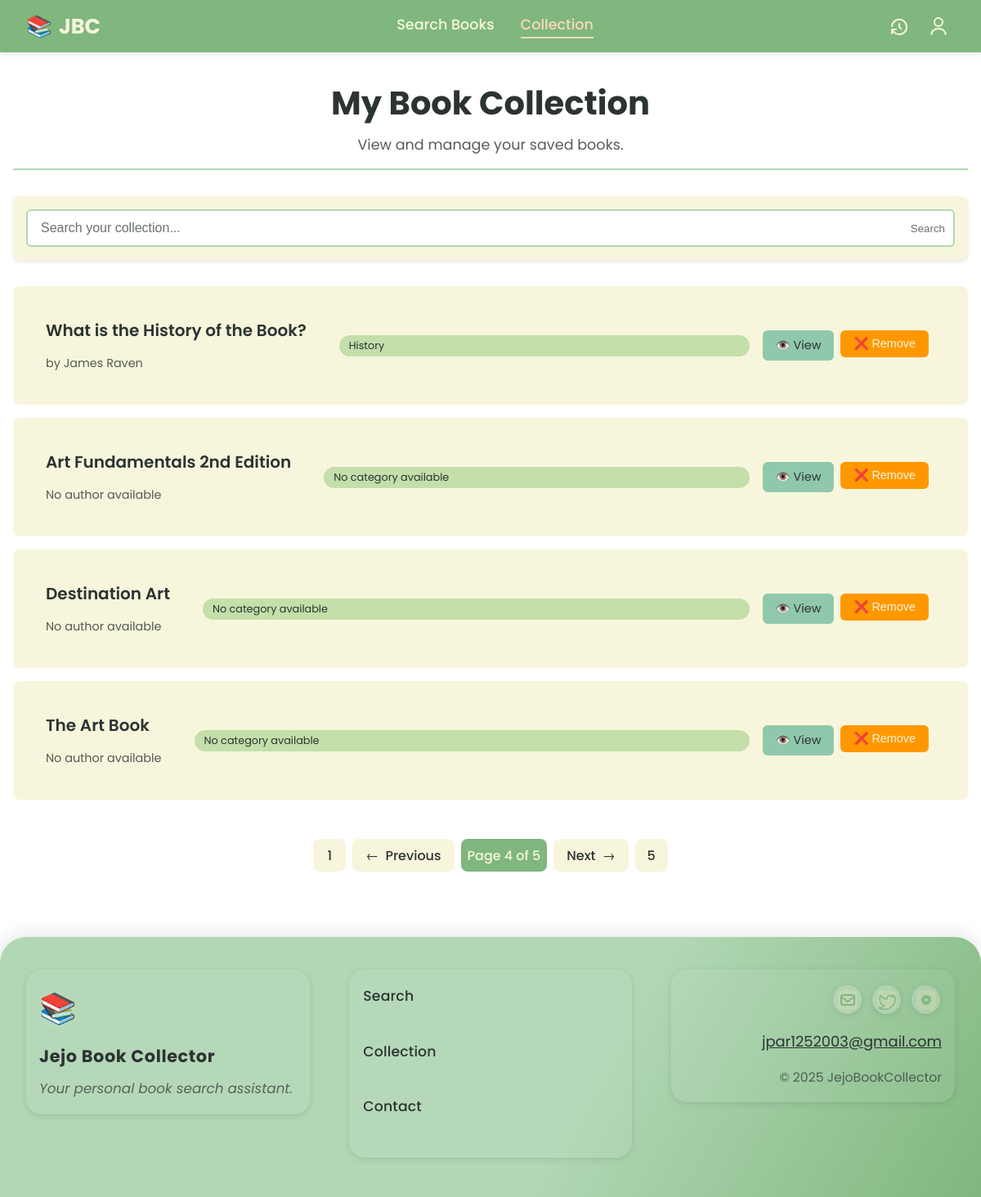
The app's page /collection/?page=4 (signed in) with its own data.
### base/models/books.py (models this page shows, shortened)
class Book(models.Model):
    title = models.CharField(max_length=255)
    description = models.TextField()
    ratings = models.FloatField(default=0.0)
    url = models.URLField()
    published_date = models.CharField(max_length=50)
    thumbnail = models.URLField()
    info_link = models.URLField()
    created_at = models.DateTimeField(auto_now_add=True)
    updated_at = models.DateTimeField(auto_now=True)
    external_id = models.CharField(max_length=255, unique=True, null=True, blank=True)
    class Meta:
        db_table = 'books'
        verbose_name = 'Book'
        verbose_name_plural = 'Books'

### base/views/books/collection.py (the view)
# urls.py: path('collection/', views.collection_view, name='collection_view'),
@login_required
def collection_view(request):
    search_query = request.GET.get('search', '')
    page_number = request.GET.get('page', 1)
    books_data = get_collected_books_data(request.user, search_query)
    paginator = Paginator(books_data, 4)  # Show 4 books per page
    page_obj = paginator.get_page(page_number)
    return render(request, 'authed/collection.html', {
        'books': page_obj,
        'search_query': search_query,
        'status': 'info',
        'message': 'COLLECTION PAGE',
        'paginator': paginator,
        'page_obj': page_obj
    })

### templates/authed/collection.html (shortened to what this page needs)
{% extends 'base/authed.html' %}
{% block header_display %}
{% include 'base/header.html' with authed=True active='collection' %}
{% endblock %}
{% block content %}
<main class="collection-container" role="main">
    <section class="page-title">
        <h1>My Book Collection</h1>
        <p>View and manage your saved books.</p>
    </section>
    <section class="control-bar" role="search" aria-label="Collection search controls">
        <form class="search-input-container" method="GET" action="{% url 'collection_view' %}">
            <input type="text"
                   name="search"
                   class="search-input"
                   placeholder="Search your collection..."
                   aria-label="Search collection"
                   role="searchbox"
                   value="{{ search_query }}">
            <button type="submit" class="start-search" aria-label="Start search">Search</button>
        </form>
    </section>
    {% if books %}
        {% include 'authed/collection/list.html' with books=books %}
    {% else %}
        <div class="no-books" role="status" aria-label="No books in collection">
            <p>{% if search_query %}No books found matching your search.{% else %}Your collection is empty.{% endif %}</p>
            <a href="{% url 'search_book_view' %}" class="browse-link">Browse Books</a>
        </div>
    {% endif %}
</main>
{% endblock %}

### templates/authed/collection/list.html (shortened to what this page needs)
<section class="books-list" role="list" aria-label="Book collection">
    {% for book in books %}
    <article class="book-item" role="listitem" data-book-id="{{ book.id }}">
        <div class="book-info">
            <h2 class="book-title">{{ book.title }}</h2>
            <p class="book-author">
                {% if book.authors %}
                    by {{ book.authors|join:", " }}
                {% else %}
                    No author available
                {% endif %}
            </p>
        </div>
        <span class="book-category">
            {% if book.categories %}
                {{ book.categories|join:", " }}
            {% else %}
                No category available
            {% endif %}
        </span>
        <div class="action-buttons">
            <a href="{% url 'book_view' %}?id={{ book.id }}"
               class="view-btn"
               rel="noopener noreferrer"
               aria-label="View book details">
                👁️ View
            </a>
            <form method="POST" action="{% url 'remove_book' %}" role="form" style="display: inline;">
                <button class="remove-btn"
                        type="submit"
                        aria-label="Remove book from collection">
                    ❌ Remove
                </button>
            </form>
        </div>
    </article>
    {% endfor %}
</section>
{% if page_obj.paginator.num_pages > 1 %}
<nav class="pagination" role="navigation" aria-label="Pagination Navigation">
    <ul class="pagination__list">
        {% if page_obj.has_previous %}
            <li class="pagination__item">
                <a href="?page=1{% if search_query %}&search={{ search_query }}{% endif %}"
                   class="pagination__link"
                   aria-label="First page">
                    1
                </a>
            </li>
            <li class="pagination__item">
                <a href="?page={{ page_obj.previous_page_number }}{% if search_query %}&search={{ search_query }}{% endif %}"
                   class="pagination__link"
                   aria-label="Previous page">
                    Previous
                </a>
            </li>
        {% endif %}
        <li class="pagination__item">
            <span class="pagination__link active" aria-current="page">
                Page {{ page_obj.number }} of {{ page_obj.paginator.num_pages }}
            </span>
        </li>
        {% if page_obj.has_next %}
            <li class="pagination__item">
                <a href="?page={{ page_obj.next_page_number }}{% if search_query %}&search={{ search_query }}{% endif %}"
                   class="pagination__link"
                   aria-label="Next page">
                    Next
                </a>
            </li>
            <li class="pagination__item">
                <a href="?page={{ page_obj.paginator.num_pages }}{% if search_query %}&search={{ search_query }}{% endif %}"
                   class="pagination__link"
                   aria-label="Last page">
                    {{ page_obj.paginator.num_pages }}
                </a>
            </li>
        {% endif %}
    </ul>
</nav>
{% endif %}

### static/css/main.css (style rules this page uses)
:root { --primary-green: #7FB77E; --primary-blue: #B1D7B4; --primary-light: #F7F6DC; --secondary-green: #90C8AC; --secondary-blue: #C4DFAA; --accent-pastel: #FFD9B7; --accent-warning: #FF9800; --text-dark: #2C3333; --text-light: #F7F6DC; --shadow-light: rgba(0, 0, 0, 0.1); --shadow-dark: rgba(0, 0, 0, 0.2); --shadow-shine: rgba(255, 255, 255, 0.1); --container-xl: 1400px; --container-lg: 1200px; --container-md: 768px; --container-sm: 576px; }
* { -ms-overflow-style: none; scrollbar-width: none; }
* { margin: 0; padding: 0; box-sizing: border-box; }
body { font-family: "Poppins", "Segoe UI", "Roboto", "Helvetica Neue", "Arial", sans-serif; background-color: var(--light-theme); }
a { text-decoration: none; color: inherit; }
ul, li { list-style: none; }
button { border: none; cursor: pointer; }

### static/css/searchbook/actions.css (style rules this page uses)
.save-btn, .view-btn { flex: 1; padding: 0.75rem; border-radius: 6px; display: flex; align-items: center; justify-content: center; gap: 0.5rem; transition: all 0.3s ease; font-size: 0.9rem; }
.view-btn { background-color: var(--secondary-green); color: var(--text-dark); }

### static/css/searchbook/cards.css (style rules this page uses)
.book-title { font-size: 1.25rem; font-weight: 600; color: var(--text-dark); display: -webkit-box; -webkit-line-clamp: 2; -webkit-box-orient: vertical; overflow: hidden; }
.book-author { color: var(--text-dark); opacity: 0.8; font-size: 0.9rem; }
.book-category { display: inline-block; padding: 0.25rem 0.75rem; background-color: var(--secondary-blue); color: var(--text-dark); border-radius: 15px; font-size: 0.8rem; }

### static/css/searchbook/controls.css (style rules this page uses)
.control-bar { display: flex; flex-wrap: wrap; gap: 1rem; margin-bottom: 2rem; padding: 1rem; background-color: var(--primary-light); border-radius: 8px; box-shadow: 0 2px 4px var(--shadow-light); }
.search-input-container { flex: 1; min-width: 250px; position: relative; }
.search-input { width: 100%; padding: 0.75rem 1rem; padding-right: 2.5rem; border: 2px solid var(--primary-blue); border-radius: 6px; font-size: 1rem; transition: all 0.3s ease; }
.search-input::placeholder { color: var(--text-dark); opacity: 0.7; }
.start-search { position: absolute; right: 0.75rem; top: 50%; transform: translateY(-50%); background: none; border: none; color: var(--text-dark); cursor: pointer; opacity: 0.7; transition: opacity 0.3s ease; }

### static/css/collection/actions.css (style rules this page uses)
.action-buttons { display: flex; gap: 0.5rem; }
.view-btn, .remove-btn { padding: 0.5rem 1rem; border-radius: 6px; display: flex; align-items: center; gap: 0.5rem; transition: all 0.3s ease; font-size: 0.9rem; }
.view-btn { background-color: var(--secondary-green); color: var(--text-dark); }
.remove-btn { background-color: var(--accent-warning); color: var(--text-light); }

### static/css/collection/container.css (style rules this page uses)
.collection-container { max-width: var(--container-xl); margin: 2rem auto; padding: 0 1rem; }

### static/css/collection/controls.css (style rules this page uses)
.control-bar { display: flex; flex-wrap: wrap; gap: 1rem; margin-bottom: 2rem; padding: 1rem; background-color: var(--primary-light); border-radius: 8px; box-shadow: 0 2px 4px var(--shadow-light); }
.search-input-container { flex: 1; min-width: 250px; position: relative; }
.search-input { width: 100%; padding: 0.75rem 1rem; border: 2px solid var(--primary-blue); border-radius: 6px; font-size: 1rem; transition: all 0.3s ease; }
.search-input::placeholder { color: var(--text-dark); opacity: 0.7; }

### static/css/collection/info.css (style rules this page uses)
.book-info { display: flex; flex-direction: column; gap: 0.25rem; }
.book-title { font-size: 1.1rem; font-weight: 600; color: var(--text-dark); }
.book-author { color: var(--text-dark); opacity: 0.8; font-size: 0.9rem; }
.book-category { display: inline-block; padding: 0.25rem 0.75rem; background-color: var(--secondary-blue); color: var(--text-dark); border-radius: 15px; font-size: 0.8rem; }

### static/css/collection/list.css (style rules this page uses)
.books-list { display: flex; flex-direction: column; gap: 1rem; }
.book-item { background-color: var(--primary-light); border-radius: 8px; padding: 1rem; display: grid; grid-template-columns: auto 1fr auto auto auto; align-items: center; gap: 1rem; transition: all 0.3s ease; animation: fadeIn 0.5s ease-out; }

### static/css/collection/title.css (style rules this page uses)
.page-title { text-align: center; margin-bottom: 2rem; padding-bottom: 1rem; border-bottom: 2px solid var(--primary-blue); }
.page-title h1 { color: var(--text-dark); font-size: 2.5rem; margin-bottom: 0.5rem; }
.page-title p { color: var(--text-dark); opacity: 0.8; font-size: 1.1rem; }

### static/css/recent/info.css (style rules this page uses)
.book-info { padding: 1.5rem; flex-grow: 1; display: flex; flex-direction: column; gap: 1rem; }
.book-title { color: var(--text-dark); font-size: 1.25rem; line-height: 1.4; margin: 0; display: -webkit-box; -webkit-line-clamp: 2; -webkit-box-orient: vertical; overflow: hidden; }

### records on screen
Book: title "What is the History of the Book?"
Book: title "Art Fundamentals 2nd Edition"
Book: title "Destination Art"
Book: title "The Art Book"

### other values on screen
{{ book.authors|join:", " }} "James Raven"
{{ book.categories|join:", " }} "History"
{{ page_obj.number }} "4"
{{ page_obj.paginator.num_pages }} "5"
